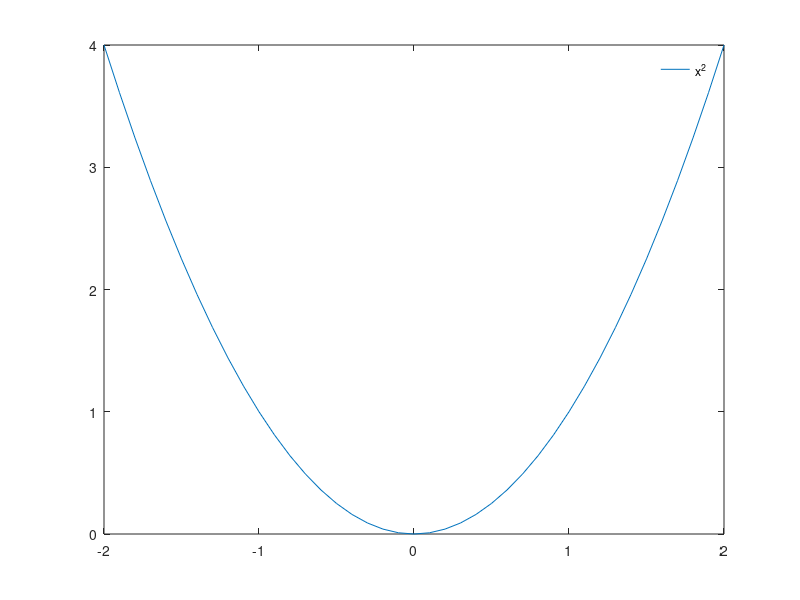
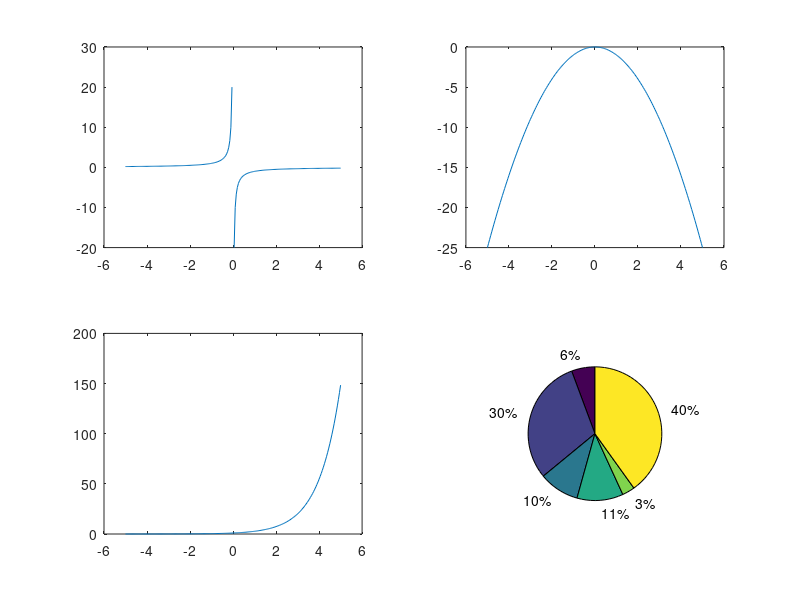

Here is the MATLAB script that generated these plots, in order:
%%
%% CURSO_DIA3.M
%%
%% Material de apoio à apostila "MATLAB e GNU Octave: guia de referência" 
%% do minicurso "Introdução ao MATLAB", ministrado a pedido do Ramo 
%% Estudantil IEEE da Unicamp em setembro de 2015.
%%
%% * Autor: Alexandre 'Jaguar' Fioravante de Siqueira
%% * Contato: http://www.programandociencia.com/sobre/
%%
%% * Para citar esse material, por favor utilize a referência abaixo:
%% DE SIQUEIRA, A.F.; MACHADO, D.F.T. MATLAB e GNU Octave: guia de 
%% referência. Campinas: Programando Ciência, 2015. Disponível em: 
%% http://www.programandociencia.com/.
%%
%% Este programa é um software livre; você pode redistribuí-lo e/ou 
%% modificá-lo dentro dos termos da Licença Pública Geral GNU como 
%% publicada pela Fundação do Software Livre (FSF); na versão 3 da 
%% Licença, ou qualquer versão posterior.
%%
%% Este programa é distribuído na esperança de que possa ser útil, 
%% mas SEM NENHUMA GARANTIA; sem uma garantia implícita de ADEQUAÇÃO
%% a qualquer MERCADO ou APLICAÇÃO EM PARTICULAR. Veja a
%% Licença Pública Geral GNU para maiores detalhes.
%%
%% Você deve ter recebido uma cópia da Licença Pública Geral GNU junto
%% com este programa. Se não, veja <http://www.gnu.org/licenses/>.
%%

%%%%%%%%%%%%%%%%%%%%%%%%%%%%%%%%%%%%%%
%%% DIA 3: GRÁFICOS BIDIMENSIONAIS %%%
%%%%%%%%%%%%%%%%%%%%%%%%%%%%%%%%%%%%%%

%%% 3.1 plot()
x = linspace(-pi,pi,250);
plot(x,-x.^2)
plot(x,exp(x).*sec(x))

%%% 3.2 Rótulos
x = -2:0.1:2;
plot(x,x.^2)
title('Gráfico 2D.')
xlabel('x')
ylabel('x^2')

%%% 3.3 legend()
x = -2:0.1:2;
plot(x,x.^2)
legend('x^2','location','northeast')
legend('boxoff')
figure;
plot(x,x.^3)
legend('x^3','location','southwest')

%%% 3.4 axis()
x = linspace(-5,5,250);
plot(x,1./x)
axis([-2 2 -2 2])

%%% 3.5 grid/grid minor
x = linspace(-5,5,250);
plot(x,1./x)
grid on
grid minor on
grid off

%%% 3.6 Opções para linhas
x = -2:0.1:2;
plot(x,-x.^2,'--')
plot(x,sec(x),'-.')
plot(x,1./x,':')

%%% 3.7 Opções para símbolos
x = -5:0.1:5;
plot(x,-1./x,'d')
plot(x,-x.^2,'*')
plot(x,sec(x),'o')

%%% 3.8 Opções para cores
x = -5:0.1:5;
plot(x,-1./x,'y')
plot(x,-x.^2,'c')
plot(x,sec(x),'r')

%%% 3.9 Argumentos
x = -5:0.1:5;
plot(x,-1./x,'linewidth',3)
plot(x,-x.^2,'*','markerfacecolor','r')
plot(x,sec(x),'d','markersize',3)

%%% 3.10 Vários gráficos, uma janela

%% usando plot().
x = -5:0.05:5;
plot(x,-1./x,x,-x.^2,x,exp(x),x,sec(x))

%% usando hold.
x = -5:0.05:5;
hold on;
plot(x,-1./x)
plot(x,-x.^2)
plot(x,exp(x))
plot(x,sec(x))
hold off;

%% usando subplot().
x = -5:0.05:5;
subplot(221)
plot(x,-1./x)
subplot(222)
plot(x,-x.^2)
subplot(223)
plot(x,exp(x))
subplot(224)
plot(x,sec(x))

%%% 3.11 Outros tipos de gráficos disponíveis
mat_rand = 100*rand(3,4);
bar(mat_rand)  %% bar plot
vet_rand1 = 100*rand(1,50);
vet_rand2 = 100*rand(1,50);
scatter(vet_rand1,vet_rand2)  %% dispersion plot
stairs(vet_rand1)  %% stairs plot
hist(vet_rand1)  %% histogram
stem(vet_rand1)  %% discrete dots
vet_rand3 = 100*rand(1,6);
pie(vet_rand3)  %% pie plot
